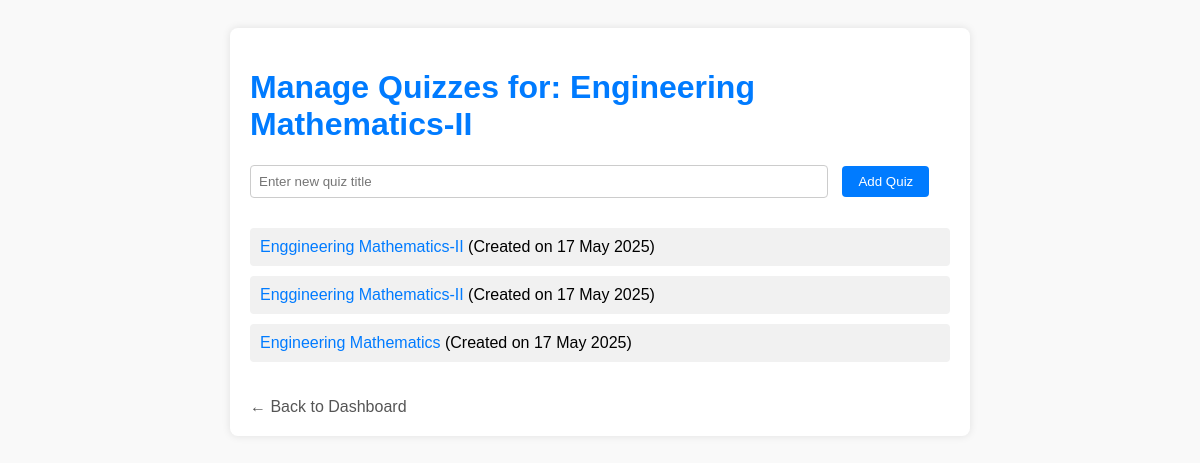
The app's page /faculty/manage-quiz.php?course_id=7 (signed in) with its own data.
### tables this page shows
CREATE TABLE IF NOT EXISTS `courses` (
  `id` int NOT NULL AUTO_INCREMENT,
  `title` varchar(255) NOT NULL,
  `description` text,
  `faculty_id` int DEFAULT NULL,
  `created_at` timestamp NULL DEFAULT CURRENT_TIMESTAMP,
  `price` decimal(10,2) NOT NULL DEFAULT '0.00',
  PRIMARY KEY (`id`)
);

CREATE TABLE IF NOT EXISTS `quizzes` (
  `id` int NOT NULL AUTO_INCREMENT,
  `course_id` int NOT NULL,
  `title` varchar(255) NOT NULL,
  `total_questions` int NOT NULL,
  `created_at` datetime DEFAULT CURRENT_TIMESTAMP,
  `question` text NOT NULL,
  `option_a` text NOT NULL,
  `option_b` text NOT NULL,
  `option_c` text NOT NULL,
  `option_d` text NOT NULL,
  `correct_answer` enum('A','B','C','D') NOT NULL,
  `correct_option` char(1) NOT NULL,
  `created_on` datetime DEFAULT CURRENT_TIMESTAMP,
  PRIMARY KEY (`id`),
  KEY `course_id` (`course_id`)
);

### faculty/manage-quiz.php (the view, shortened to what this page needs)
<?php
include '../includes/db.php';
$faculty_id = $_SESSION['faculty_id'];
$course_id = intval($_GET['course_id']);
$stmt = $conn->prepare("SELECT * FROM courses WHERE id = ? AND faculty_id = ?");
$stmt->bind_param("ii", $course_id, $faculty_id);
$stmt->execute();
$course = $stmt->get_result()->fetch_assoc();
$quizStmt = $conn->prepare("SELECT * FROM quizzes WHERE course_id = ? ORDER BY created_on DESC");
$quizStmt->bind_param("i", $course_id);
$quizStmt->execute();
$quizzes = $quizStmt->get_result();
?>
<!DOCTYPE html>
<html lang="en">
<head>
</head>
<body>
    <div class="container">
        <h1>Manage Quizzes for: <?= htmlspecialchars($course['title']) ?></h1>
        <form method="POST" action="">
            <input type="text" name="quiz_title" placeholder="Enter new quiz title" required>
            <button type="submit">Add Quiz</button>
        </form>
        <?php if ($quizzes->num_rows > 0): ?>
            <ul>
                <?php while ($quiz = $quizzes->fetch_assoc()): ?>
                    <li>
                        <a href="edit-quiz.php?quiz_id=<?= $quiz['id'] ?>">
                            <?= htmlspecialchars($quiz['title']) ?>
                        </a>
                        (Created on <?= date('d M Y', strtotime($quiz['created_on'])) ?>)
                    </li>
                <?php endwhile; ?>
            </ul>
        <?php else: ?>
            <p>No quizzes found for this course yet.</p>
        <?php endif; ?>
        <a href="dashboard.php" class="back-link">← Back to Dashboard</a>
    </div>
</body>
</html>

### faculty/manage-quiz.php (style rules this page uses)
body { font-family: Arial, sans-serif; background: #f9f9f9; padding: 20px; }
.container { max-width: 700px; margin: 0 auto; background: #fff; padding: 20px; border-radius: 8px; box-shadow: 0 0 8px rgba(0,0,0,0.1); }
h1 { color: #007BFF; }
form { margin-bottom: 30px; }
input[type="text"] { padding: 8px; width: 80%; border: 1px solid #ccc; border-radius: 4px; margin-right: 10px; }
button { padding: 8px 16px; background-color: #007BFF; border: none; color: white; border-radius: 4px; cursor: pointer; }
ul { list-style-type: none; padding-left: 0; }
li { padding: 10px; background: #f1f1f1; margin-bottom: 10px; border-radius: 4px; }
a { color: #007BFF; text-decoration: none; }
.back-link { display: inline-block; margin-top: 20px; color: #555; text-decoration: none; }

### records on screen
courses: title "Engineering Mathematics-II"
quizzes: title "Enggineering Mathematics-II", created_on "17 May 2025"
quizzes: title "Enggineering Mathematics-II", created_on "17 May 2025"
quizzes: title "Engineering Mathematics", created_on "17 May 2025"
